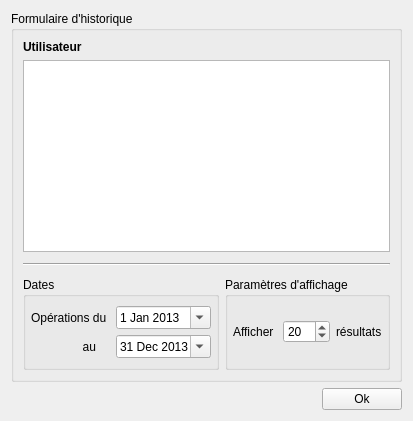
       <widget class="QWidget" name="logTab">
        <attribute name="title">
         <string>Historique</string>
        </attribute>
        <layout class="QVBoxLayout" name="verticalLayout_14">
         <item>
          <widget class="QGroupBox" name="groupBox_5">
           <property name="title">
            <string>Formulaire d'historique</string>
           </property>
           <property name="flat">
            <bool>true</bool>
           </property>
           <layout class="QVBoxLayout" name="verticalLayout_12">
            <item>
             <layout class="QVBoxLayout" name="verticalLayout_13">
              <property name="rightMargin">
               <number>0</number>
              </property>
              <item>
               <widget class="QLabel" name="label_9">
                <property name="font">
                 <font>
                  <weight>75</weight>
                  <bold>true</bold>
                 </font>
                </property>
                <property name="text">
                 <string>Utilisateur</string>
                </property>
               </widget>
              </item>
              <item>
               <widget class="QTreeView" name="treeViewUsers">
                <property name="sizePolicy">
                 <sizepolicy hsizetype="Expanding" vsizetype="Expanding">
                  <horstretch>0</horstretch>
                  <verstretch>0</verstretch>
                 </sizepolicy>
                </property>
                <property name="frameShape">
                 <enum>QFrame::StyledPanel</enum>
                </property>
                <property name="frameShadow">
                 <enum>QFrame::Sunken</enum>
                </property>
                <property name="editTriggers">
                 <set>QAbstractItemView::NoEditTriggers</set>
                </property>
                <property name="headerHidden">
                 <bool>true</bool>
                </property>
               </widget>
              </item>
             </layout>
            </item>
            <item>
             <spacer name="verticalSpacer_4">
              <property name="orientation">
               <enum>Qt::Vertical</enum>
              </property>
              <property name="sizeType">
               <enum>QSizePolicy::Fixed</enum>
              </property>
              <property name="sizeHint" stdset="0">
               <size>
                <width>20</width>
                <height>5</height>
               </size>
              </property>
             </spacer>
            </item>
            <item>
             <widget class="Line" name="line">
              <property name="sizePolicy">
               <sizepolicy hsizetype="Preferred" vsizetype="Preferred">
                <horstretch>0</horstretch>
                <verstretch>0</verstretch>
               </sizepolicy>
              </property>
              <property name="orientation">
               <enum>Qt::Horizontal</enum>
              </property>
             </widget>
            </item>
            <item>
             <spacer name="verticalSpacer_5">
              <property name="orientation">
               <enum>Qt::Vertical</enum>
              </property>
              <property name="sizeType">
               <enum>QSizePolicy::Fixed</enum>
              </property>
              <property name="sizeHint" stdset="0">
               <size>
                <width>20</width>
                <height>5</height>
               </size>
              </property>
             </spacer>
            </item>
            <item>
             <layout class="QHBoxLayout" name="horizontalLayout_13">
              <item>
               <widget class="QGroupBox" name="groupBox_7">
                <property name="title">
                 <string>Dates</string>
                </property>
                <property name="flat">
                 <bool>false</bool>
                </property>
                <property name="checkable">
                 <bool>false</bool>
                </property>
                <property name="checked">
                 <bool>false</bool>
                </property>
                <layout class="QVBoxLayout" name="verticalLayout_8">
                 <property name="leftMargin">
                  <number>5</number>
                 </property>
                 <property name="rightMargin">
                  <number>5</number>
                 </property>
                 <item>
                  <layout class="QHBoxLayout" name="horizontalLayout_9">
                   <item>
                    <widget class="QLabel" name="label_11">
                     <property name="maximumSize">
                      <size>
                       <width>90</width>
                       <height>16777215</height>
                      </size>
                     </property>
                     <property name="text">
                      <string>Opérations du </string>
                     </property>
                    </widget>
                   </item>
                   <item>
                    <widget class="QDateEdit" name="dateEdit">
                     <property name="wrapping">
                      <bool>false</bool>
                     </property>
                     <property name="calendarPopup">
                      <bool>true</bool>
                     </property>
                     <property name="date">
                      <date>
                       <year>2013</year>
                       <month>1</month>
                       <day>1</day>
                      </date>
                     </property>
                    </widget>
                   </item>
                  </layout>
                 </item>
                 <item>
                  <layout class="QHBoxLayout" name="horizontalLayout_10">
                   <item>
                    <spacer name="horizontalSpacer_4">
                     <property name="orientation">
                      <enum>Qt::Horizontal</enum>
                     </property>
                     <property name="sizeType">
                      <enum>QSizePolicy::Fixed</enum>
                     </property>
                     <property name="sizeHint" stdset="0">
                      <size>
                       <width>45</width>
                       <height>20</height>
                      </size>
                     </property>
                    </spacer>
                   </item>
                   <item>
                    <widget class="QLabel" name="label_12">
                     <property name="maximumSize">
                      <size>
                       <width>40</width>
                       <height>16777215</height>
                      </size>
                     </property>
                     <property name="text">
                      <string>  au</string>
                     </property>
                    </widget>
                   </item>
                   <item>
                    <widget class="QDateEdit" name="dateEdit_2">
                     <property name="calendarPopup">
                      <bool>true</bool>
                     </property>
                     <property name="date">
                      <date>
                       <year>2013</year>
                       <month>12</month>
                       <day>31</day>
                      </date>
                     </property>
                    </widget>
                   </item>
                  </layout>
                 </item>
                </layout>
               </widget>
              </item>
              <item>
               <widget class="QGroupBox" name="groupBox_6">
                <property name="title">
                 <string>Paramètres d'affichage</string>
                </property>
                <property name="flat">
                 <bool>false</bool>
                </property>
                <property name="checkable">
                 <bool>false</bool>
                </property>
                <property name="checked">
                 <bool>false</bool>
                </property>
                <layout class="QVBoxLayout" name="verticalLayout_11">
                 <property name="leftMargin">
                  <number>5</number>
                 </property>
                 <property name="rightMargin">
                  <number>5</number>
                 </property>
                 <item>
                  <layout class="QHBoxLayout" name="horizontalLayout_12">
                   <item>
                    <widget class="QLabel" name="label_13">
                     <property name="text">
                      <string>Afficher </string>
                     </property>
                    </widget>
                   </item>
                   <item>
                    <widget class="QSpinBox" name="nbTotalResultsSpinBox_2">
                     <property name="maximum">
                      <number>500</number>
                     </property>
                     <property name="value">
                      <number>20</number>
                     </property>
                    </widget>
                   </item>
                   <item>
                    <widget class="QLabel" name="label_15">
                     <property name="text">
                      <string>résultats</string>
                     </property>
                    </widget>
                   </item>
                  </layout>
                 </item>
                </layout>
               </widget>
              </item>
             </layout>
            </item>
           </layout>
          </widget>
         </item>
         <item>
          <layout class="QHBoxLayout" name="horizontalLayout_14">
           <item>
            <spacer name="horizontalSpacer_5">
             <property name="orientation">
              <enum>Qt::Horizontal</enum>
             </property>
             <property name="sizeHint" stdset="0">
              <size>
               <width>40</width>
               <height>20</height>
              </size>
             </property>
            </spacer>
           </item>
           <item>
            <widget class="QPushButton" name="buttonOkHistorique">
             <property name="text">
              <string>Ok</string>
             </property>
             <property name="shortcut">
              <string>Return</string>
             </property>
            </widget>
           </item>
          </layout>
         </item>
        </layout>
       </widget>
